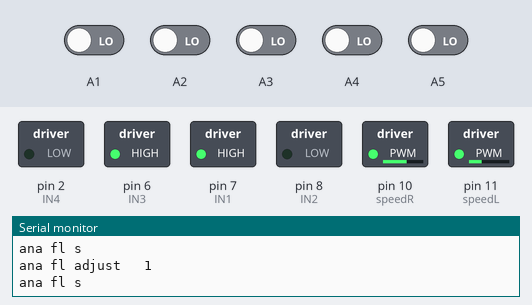
The sketch below on a simulated Arduino Uno, built with avr-gcc and run on an emulated ATmega328P. Parts: switched loads named in the sketch (green lamp = pin HIGH), the last lines printed to the serial monitor. Inputs (shaded band) come from the test bench; at power-on: A1–5 LOW.

Above: at 1.2 s.
1.3 s: A1 driven HIGH
At 2.5 s:
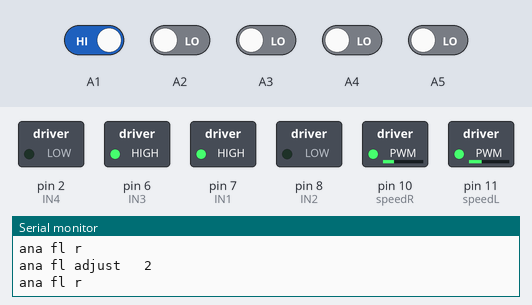
2.8 s: A1 driven LOW
At 4.1 s:
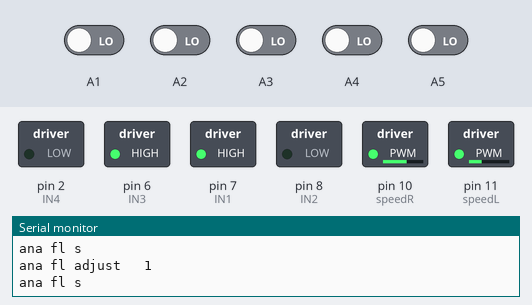
5.8 s: A4 driven HIGH
At 7.0 s:
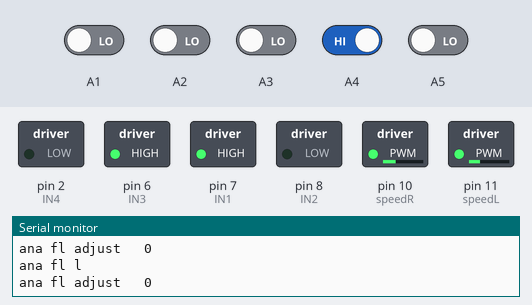
7.4 s: A4 driven LOW
At 8.2 s:
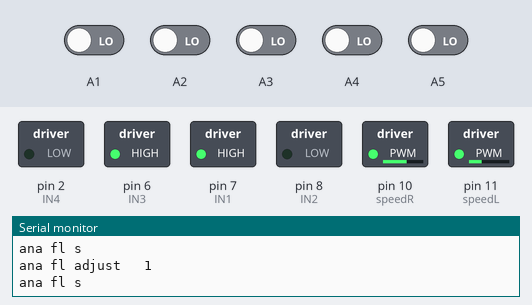
Timing chart, 0 to 10.4 s (numbered marks = the images above; inputs shaded):
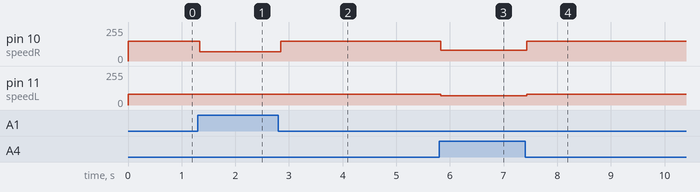

Measured:
- after the input at 1.3 s, pin 10 (speedR): 150/255 → 70/255 at once
- after the input at 2.8 s, pin 10 (speedR): 70/255 → 150/255 after 0.05 s
- after the input at 5.8 s, pin 10 (speedR): 150/255 → 80/255 at once; pin 11 (speedL): 80/255 → 70/255 at once
- after the input at 7.4 s, pin 10 (speedR): 80/255 → 150/255 at once; pin 11 (speedL): 70/255 → 80/255 at once

The sketch:

sensors.ino
```cpp
#include <avr/io.h>
#include <util/delay.h>
#define SET_BIT(REG_NAME, BIT_NUMBER) REG_NAME |= (1 << BIT_NUMBER)
#define CLEAR_BIT(REG_NAME, BIT_NUMBER) REG_NAME &= (~(1 << BIT_NUMBER))
#define TOGGLE_BIT(REG_NAME, BIT_NUMBER) REG_NAME ^= (1 << BIT_NUMBER)
#define READ_BIT(REG_NAME, BIT_NUM) (REG_NAME >> BIT_NUM) & 1

#define speedL 11
#define IN1 7
#define IN2 8
#define IN3 6
#define IN4 2
#define speedR 10

//#define turning_speed 80

int P, D, previousError, PIDvalue, error;
int lsp, rsp;
int lfspeed = 80;
float Kp = 0.083;
float Kd = 0.23;
float Ki = 0;
char data;
int direction; //0-->left  1-->straight  2-->right
void adjustMotors(int dir);
int setDir(int error,int sensor3);

void setup() {
  direction = 1;
  previousError = 0;
  pinMode(speedL, OUTPUT);
  pinMode(speedR, OUTPUT);
  pinMode(IN1, OUTPUT);
  pinMode(IN2, OUTPUT);
  pinMode(IN3, OUTPUT);
  pinMode(IN4, OUTPUT);
  pinMode(A1, INPUT);
  pinMode(A2, INPUT);
  pinMode(A3, INPUT);
  pinMode(A4, INPUT);
  pinMode(A5, INPUT);

  digitalWrite(IN1, HIGH);
  digitalWrite(IN2, LOW);
  digitalWrite(IN3, HIGH);
  digitalWrite(IN4, LOW);
  Serial.begin(9600);
}


void loop() {
  linefollow();
}

void linefollow() {
  int sensor1 = digitalRead(A1);
  int sensor2 = digitalRead(A2);
  int sensor3 = digitalRead(A3);
  int sensor4 = digitalRead(A4);
  int sensor5 = digitalRead(A5);
  //    while( digitalRead(A1)==1 && digitalRead(A2) ==1 && digitalRead(A3) ==1 && digitalRead(A4) ==1 && digitalRead(A5) ==1) {
  //     int turn_speed = 120;
  //     error = previousError;
  //     P = error;
  //     D = error - previousError;

  //     PIDvalue = (Kp * P) + (Kd * D);
  //     previousError = error;

  //     lsp = turn_speed + PIDvalue;
  //     rsp = turn_speed - PIDvalue;

  //     if (lsp > 255) lsp = 255;
  //     if (lsp < 0)   lsp = 0;
  //     if (rsp > 255) rsp = 255;
  //     if (rsp < 0)   rsp = 0;
  //     analogWrite(speedL, lsp);
  //     analogWrite(speedR, rsp);
  //   }
  // Serial.println("sensor1: " + String(sensor1) + ", sensor2: " + String(sensor2) + ", sensor3: " + String(sensor3) + ", sensor4: " + String(sensor4) + ", sensor5: " + String(sensor5));

  //1-->white    0-->black
  error = (sensor1 + sensor2) - (sensor5 + sensor4);  //left-right
  direction=setDir(error,sensor3);
  // Serial.print("direction loop");
  // Serial.println(direction);
  adjustMotors(direction);

  // _delay_ms(500);


  //   static int I = 0;
  //   I += error;
  //   P = error;
  //   D = error - previousError;


  //   PIDvalue = (Kp * P) + (Ki * I) + (Kd * D);
  //   previousError = error;

  //   lsp = lfspeed + PIDvalue;
  //   rsp = lfspeed - PIDvalue;

  //   if (lsp > 255) lsp = 255;
  //   if (lsp < 0)   lsp = 0;
  //   if (rsp > 255) rsp = 255;
  //   if (rsp < 0)   rsp = 0;


  //   analogWrite(speedL, lsp);
  //   analogWrite(speedR, rsp);
  //   delay(25);
}

int setDir(int error,int sensor3)
{
  int dir=1;
  if (error < 0) {     //right>left --->go left
    dir = 0;
    // Serial.println("l");
  } else if (error > 0) {  //left>right --->go right
    dir = 2;
    // Serial.println("r");
  } else if(error==0 && sensor3==0) {
    // Serial.println("s");
    dir = 1;
  }
  return dir;
}

void adjustMotors(int dir)
{
  Serial.print("ana fl adjust   ");
  Serial.println(dir);
  if(dir==1)
  {
    analogWrite(speedL, 80);
    analogWrite(speedR, 150);
    Serial.println("ana fl s");
  }
  else if(dir==0)
  {
    analogWrite(speedL, 70);
    analogWrite(speedR, 80);
    Serial.println("ana fl l");
  }
  else if(dir==2)
  {
    analogWrite(speedL, 80);
    analogWrite(speedR, 70);
    Serial.println("ana fl r");
  }
}
```
